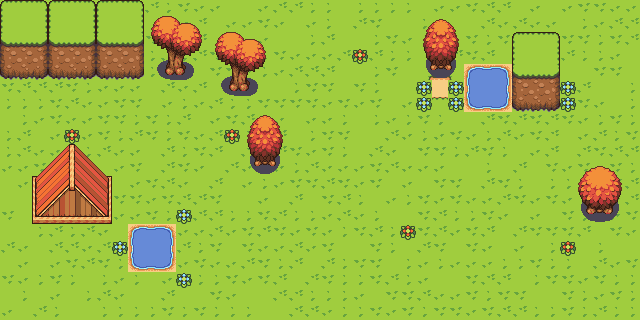

Below is a game level as drawn by its tile map, then a one-line description and the .tmx file that defines it, in full:
An orthogonal 40x20 tile map with 16x16 px tiles, 3 tile layers (Background, Terrain, Trees).

<map version="1.10" tiledversion="1.10.2" orientation="orthogonal" renderorder="right-down" width="40" height="20" tilewidth="16" tileheight="16" infinite="0" nextlayerid="4" nextobjectid="1">
 <tileset firstgid="1" name="tileset" tilewidth="16" tileheight="16" tilecount="2112" columns="33">
  <image source="tileset.png" trans="000000" width="528" height="1024" />
 </tileset>
 <layer id="1" name="Background" width="40" height="20">
  <data encoding="csv">
106,110,109,108,109,107,107,110,107,109,110,108,107,107,106,106,107,109,109,110,110,106,110,110,110,110,106,107,107,108,109,109,106,107,106,107,108,108,107,107,
106,109,109,108,107,107,109,110,107,106,109,107,109,106,107,107,108,107,106,107,110,106,109,108,106,106,110,110,106,106,109,107,109,107,107,106,110,107,109,109,
109,110,108,109,106,110,110,108,108,108,110,109,109,106,106,106,107,106,106,110,109,106,106,110,108,107,106,110,110,108,110,108,110,106,107,108,108,110,108,109,
106,109,110,108,110,109,107,110,110,110,109,110,109,108,107,106,110,108,107,107,107,109,108,109,110,110,106,109,109,108,109,106,110,108,107,109,110,110,107,106,
106,106,108,110,106,110,106,110,108,110,109,110,106,108,108,107,110,107,109,109,109,106,106,110,108,106,108,109,106,106,106,107,108,110,107,106,106,108,108,106,
108,109,109,109,108,110,107,107,107,106,109,107,109,106,110,106,106,106,110,108,108,106,108,110,106,106,107,107,109,106,107,108,108,110,106,106,109,106,106,110,
110,110,110,108,109,107,107,108,108,106,107,110,107,109,110,110,108,108,108,108,107,108,107,108,106,107,109,106,110,109,108,106,107,110,108,106,108,107,106,110,
106,110,107,108,107,107,108,108,110,108,110,109,106,107,108,109,106,107,106,107,107,110,106,110,107,110,108,110,106,106,109,108,109,108,109,108,107,110,108,110,
110,109,106,107,110,107,108,110,109,108,110,108,107,109,107,110,108,109,106,110,108,108,106,106,109,107,110,107,108,107,110,109,107,108,109,106,107,109,110,108,
110,109,107,107,107,110,109,107,107,106,109,110,108,109,106,109,107,109,108,107,108,110,106,109,107,106,108,108,110,109,108,110,106,107,109,106,109,108,109,109,
107,107,108,108,110,107,106,107,108,106,109,108,107,106,109,107,110,107,110,109,107,107,107,108,109,107,107,107,106,106,110,106,109,106,108,107,108,106,108,110,
106,107,108,106,107,106,109,106,107,108,109,107,106,109,106,107,110,107,108,108,109,108,107,108,106,107,106,108,108,106,109,108,110,106,110,110,106,110,108,109,
106,106,107,109,107,108,110,108,108,107,108,109,109,108,106,106,107,106,109,106,108,109,110,106,107,110,108,107,108,107,107,109,108,107,108,107,106,108,107,109,
108,106,107,106,107,108,107,107,107,108,110,107,109,109,110,110,108,109,110,110,107,109,107,110,106,106,108,109,110,110,108,107,106,107,106,108,110,107,107,108,
106,106,110,109,110,109,107,106,109,107,106,107,107,109,107,108,109,108,107,108,107,110,108,109,110,109,108,109,107,108,109,106,109,108,108,108,109,106,108,107,
109,107,106,109,109,107,109,106,106,110,108,109,110,108,106,108,107,107,109,107,108,106,106,108,110,106,109,108,106,108,107,106,107,106,110,109,106,110,106,106,
106,107,106,107,108,109,108,110,106,108,107,107,108,107,107,109,108,110,109,106,109,110,108,108,106,110,107,110,107,107,107,110,110,108,110,110,106,109,107,108,
108,107,110,108,110,106,110,107,110,106,107,110,110,110,108,107,108,109,106,109,108,110,110,108,109,110,107,106,106,108,109,109,106,110,108,108,107,108,110,110,
106,110,106,107,106,110,109,107,106,106,109,106,106,108,107,106,106,109,109,110,110,110,107,106,108,108,109,107,107,108,110,108,108,106,106,108,110,107,108,110,
107,106,109,110,106,106,110,110,110,110,108,110,108,110,110,110,106,106,109,109,107,110,110,108,107,108,110,108,108,107,108,109,109,110,110,108,110,109,110,110
</data>
 </layer>
 <layer id="2" name="Terrain" width="40" height="20">
  <data encoding="csv">
100,101,102,100,101,102,100,101,102,0,0,0,0,0,0,0,0,0,0,0,0,0,0,0,0,0,0,0,0,0,0,0,0,0,0,0,0,0,0,0,
133,134,135,133,134,135,133,134,135,0,0,0,0,0,0,0,0,0,0,0,0,0,0,0,0,0,0,0,0,0,0,0,0,0,0,0,0,0,0,0,
166,167,168,166,167,168,166,167,168,0,0,0,0,0,0,0,0,0,0,0,0,0,0,0,0,0,0,0,0,0,0,0,100,101,102,0,0,0,0,0,
199,200,201,199,200,201,199,200,201,0,0,0,0,0,0,0,0,0,0,0,0,0,73,0,0,0,0,0,0,0,0,0,133,134,135,0,0,0,0,0,
232,233,234,232,233,234,232,233,234,0,0,0,0,0,0,0,0,0,0,0,0,0,0,0,0,0,139,140,141,337,338,339,166,167,168,0,0,0,0,0,
0,0,0,0,0,0,0,0,0,0,0,0,0,0,0,0,0,0,0,0,0,0,0,0,0,0,72,173,72,370,371,372,199,200,201,72,0,0,0,0,
0,0,0,0,0,0,0,0,0,0,0,0,0,0,0,0,0,0,0,0,0,0,0,0,0,0,72,206,72,403,404,405,232,233,234,72,0,0,0,0,
0,0,0,0,0,0,0,0,0,0,0,0,0,0,0,0,0,0,0,0,0,0,0,0,0,0,0,0,0,0,0,0,0,0,0,0,0,0,0,0,
0,0,0,0,73,0,0,0,0,0,0,0,0,0,73,0,0,0,0,0,0,0,0,0,0,0,0,0,0,0,0,0,0,0,0,0,0,0,0,0,
0,0,1458,1459,1460,1461,1462,0,0,0,0,0,0,0,0,0,0,0,0,0,0,0,0,0,0,0,0,0,0,0,0,0,0,0,0,0,0,0,0,0,
0,0,1491,1492,1493,1494,1495,0,0,0,0,0,0,0,0,0,0,0,0,0,0,0,0,0,0,0,0,0,0,0,0,0,0,0,0,0,0,0,0,0,
0,0,1524,1525,1526,1527,1528,0,0,0,0,0,0,0,0,0,0,0,0,0,0,0,0,0,0,0,0,0,0,0,0,0,0,0,0,0,0,0,0,0,
0,0,1557,1558,1559,1560,1561,0,0,0,0,0,0,0,0,0,0,0,0,0,0,0,0,0,0,0,0,0,0,0,0,0,0,0,0,0,0,0,0,0,
0,0,1590,1591,1592,1593,1594,0,0,0,0,72,0,0,0,0,0,0,0,0,0,0,0,0,0,0,0,0,0,0,0,0,0,0,0,0,0,0,0,0,
0,0,0,0,0,0,0,0,337,338,339,0,0,0,0,0,0,0,0,0,0,0,0,0,0,73,0,0,0,0,0,0,0,0,0,0,0,0,0,0,
0,0,0,0,0,0,0,72,370,371,372,0,0,0,0,0,0,0,0,0,0,0,0,0,0,0,0,0,0,0,0,0,0,0,0,73,0,0,0,0,
0,0,0,0,0,0,0,0,403,404,405,0,0,0,0,0,0,0,0,0,0,0,0,0,0,0,0,0,0,0,0,0,0,0,0,0,0,0,0,0,
0,0,0,0,0,0,0,0,0,0,0,72,0,0,0,0,0,0,0,0,0,0,0,0,0,0,0,0,0,0,0,0,0,0,0,0,0,0,0,0,
0,0,0,0,0,0,0,0,0,0,0,0,0,0,0,0,0,0,0,0,0,0,0,0,0,0,0,0,0,0,0,0,0,0,0,0,0,0,0,0,
0,0,0,0,0,0,0,0,0,0,0,0,0,0,0,0,0,0,0,0,0,0,0,0,0,0,0,0,0,0,0,0,0,0,0,0,0,0,0,0
</data>
 </layer>
 <layer id="3" name="Trees" width="40" height="20">
  <data encoding="csv">
0,0,0,0,0,0,0,0,0,0,0,0,0,0,0,0,0,0,0,0,0,0,0,0,0,0,0,0,0,0,0,0,0,0,0,0,0,0,0,0,
0,0,0,0,0,0,0,0,0,1060,1061,1062,1063,0,0,0,0,0,0,0,0,0,0,0,0,0,1057,1058,1059,0,0,0,0,0,0,0,0,0,0,0,
0,0,0,0,0,0,0,0,0,1093,1094,1095,1096,1060,1061,1062,1063,0,0,0,0,0,0,0,0,0,1090,1091,1092,0,0,0,0,0,0,0,0,0,0,0,
0,0,0,0,0,0,0,0,0,1126,1127,1128,1129,1093,1094,1095,1096,0,0,0,0,0,0,0,0,0,1123,1124,1125,0,0,0,0,0,0,0,0,0,0,0,
0,0,0,0,0,0,0,0,0,1159,1160,1161,1162,1126,1127,1128,1129,0,0,0,0,0,0,0,0,0,1156,1157,1158,0,0,0,0,0,0,0,0,0,0,0,
0,0,0,0,0,0,0,0,0,0,0,0,0,1159,1160,1161,1162,0,0,0,0,0,0,0,0,0,0,0,0,0,0,0,0,0,0,0,0,0,0,0,
0,0,0,0,0,0,0,0,0,0,0,0,0,0,0,0,0,0,0,0,0,0,0,0,0,0,0,0,0,0,0,0,0,0,0,0,0,0,0,0,
0,0,0,0,0,0,0,0,0,0,0,0,0,0,0,1057,1058,1059,0,0,0,0,0,0,0,0,0,0,0,0,0,0,0,0,0,0,0,0,0,0,
0,0,0,0,0,0,0,0,0,0,0,0,0,0,0,1090,1091,1092,0,0,0,0,0,0,0,0,0,0,0,0,0,0,0,0,0,0,0,0,0,0,
0,0,0,0,0,0,0,0,0,0,0,0,0,0,0,1123,1124,1125,0,0,0,0,0,0,0,0,0,0,0,0,0,0,0,0,0,0,0,0,0,0,
0,0,0,0,0,0,0,0,0,0,0,0,0,0,0,1156,1157,1158,0,0,0,0,0,0,0,0,0,0,0,0,0,0,0,0,0,0,1064,1065,1066,0,
0,0,0,0,0,0,0,0,0,0,0,0,0,0,0,0,0,0,0,0,0,0,0,0,0,0,0,0,0,0,0,0,0,0,0,0,1097,1098,1099,0,
0,0,0,0,0,0,0,0,0,0,0,0,0,0,0,0,0,0,0,0,0,0,0,0,0,0,0,0,0,0,0,0,0,0,0,0,1130,1131,1132,0,
0,0,0,0,0,0,0,0,0,0,0,0,0,0,0,0,0,0,0,0,0,0,0,0,0,0,0,0,0,0,0,0,0,0,0,0,1163,1164,1165,0,
0,0,0,0,0,0,0,0,0,0,0,0,0,0,0,0,0,0,0,0,0,0,0,0,0,0,0,0,0,0,0,0,0,0,0,0,0,0,0,0,
0,0,0,0,0,0,0,0,0,0,0,0,0,0,0,0,0,0,0,0,0,0,0,0,0,0,0,0,0,0,0,0,0,0,0,0,0,0,0,0,
0,0,0,0,0,0,0,0,0,0,0,0,0,0,0,0,0,0,0,0,0,0,0,0,0,0,0,0,0,0,0,0,0,0,0,0,0,0,0,0,
0,0,0,0,0,0,0,0,0,0,0,0,0,0,0,0,0,0,0,0,0,0,0,0,0,0,0,0,0,0,0,0,0,0,0,0,0,0,0,0,
0,0,0,0,0,0,0,0,0,0,0,0,0,0,0,0,0,0,0,0,0,0,0,0,0,0,0,0,0,0,0,0,0,0,0,0,0,0,0,0,
0,0,0,0,0,0,0,0,0,0,0,0,0,0,0,0,0,0,0,0,0,0,0,0,0,0,0,0,0,0,0,0,0,0,0,0,0,0,0,0
</data>
 </layer>
</map>
